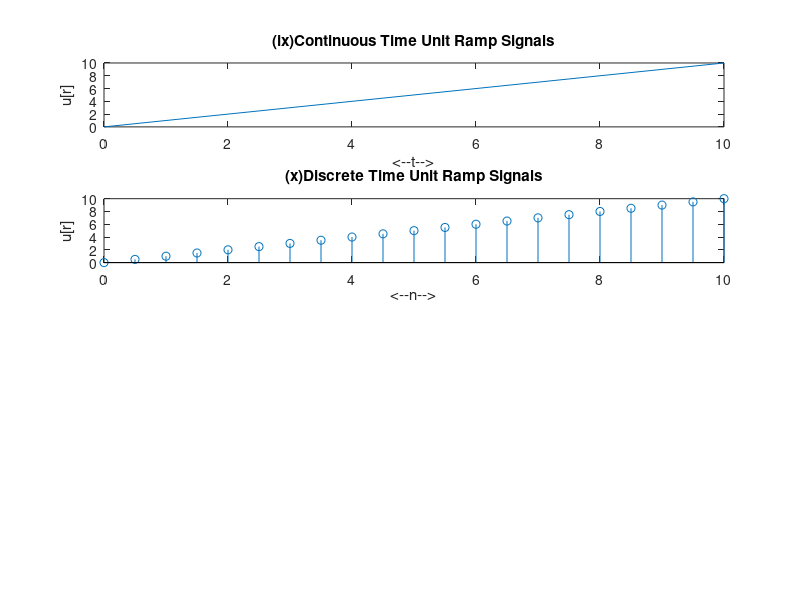

The MATLAB script that drew this image:
%Continuous Time Unit Ramp Signals
t = 0:0.5:10;
u = t.*(t>=0);
subplot(411);
grid on;
plot(t,u);
title('(ix)Continuous Time Unit Ramp Signals');
xlabel('<--t-->');
ylabel('u[r]');


%Discrete Time Unit Ramp Signals
n = 0:0.5:10;
u = n.*(n>=0);
subplot(412);
grid on;
stem(n,u);
title('(x)Discrete Time Unit Ramp Signals');
xlabel('<--n-->');
ylabel('u[r]');